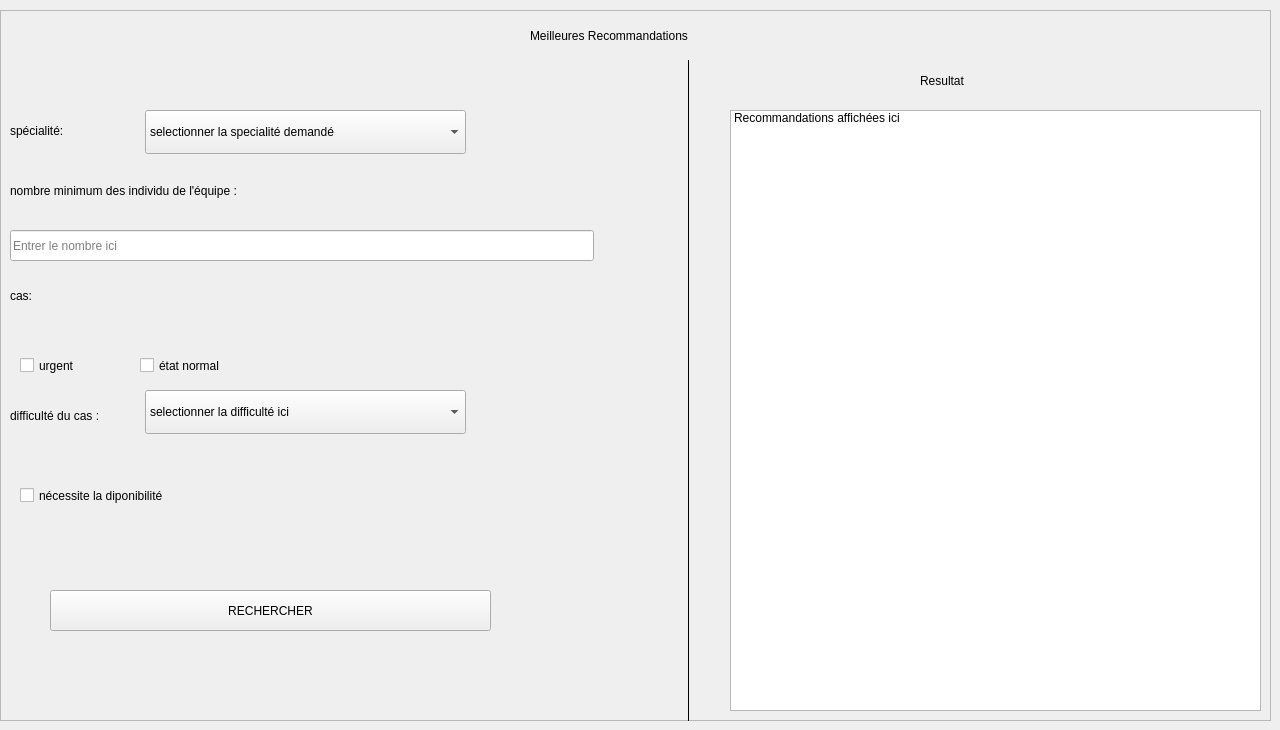
                          <widget class="QWidget" name="sugg">
                            <widget class="QFrame" name="frame_6" native="true">
                              <property name="geometry">
                                <rect>
                                  <x>0</x>
                                  <y>10</y>
                                  <width>1271</width>
                                  <height>711</height>
                                </rect>
                              </property>
                              <property name="frameShape">
                                <enum>QFrame::StyledPanel</enum>
                              </property>
                              <property name="frameShadow">
                                <enum>QFrame::Raised</enum>
                              </property>
                              <widget class="QLabel" name="label_16">
                                <property name="geometry">
                                  <rect>
                                    <x>10</x>
                                    <y>260</y>
                                    <width>81</width>
                                    <height>51</height>
                                  </rect>
                                </property>
                                <property name="text">
                                  <string>cas:</string>
                                </property>
                              </widget>
                              <widget class="QLabel" name="label_17">
                                <property name="geometry">
                                  <rect>
                                    <x>530</x>
                                    <y>0</y>
                                    <width>331</width>
                                    <height>51</height>
                                  </rect>
                                </property>
                                <property name="text">
                                  <string>Meilleures Recommandations</string>
                                </property>
                              </widget>
                              <widget class="QPushButton" name="btnRechercherRecommandationEquipe">
                                <property name="geometry">
                                  <rect>
                                    <x>50</x>
                                    <y>580</y>
                                    <width>441</width>
                                    <height>41</height>
                                  </rect>
                                </property>
                                <property name="text">
                                  <string>RECHERCHER</string>
                                </property>
                              </widget>
                              <widget class="QCheckBox" name="checkBoxRequiertDisponibilite">
                                <property name="geometry">
                                  <rect>
                                    <x>20</x>
                                    <y>460</y>
                                    <width>221</width>
                                    <height>51</height>
                                  </rect>
                                </property>
                                <property name="text">
                                  <string>nécessite la diponibilité</string>
                                </property>
                              </widget>
                              <widget class="QLabel" name="label_18">
                                <property name="geometry">
                                  <rect>
                                    <x>10</x>
                                    <y>100</y>
                                    <width>141</width>
                                    <height>41</height>
                                  </rect>
                                </property>
                                <property name="text">
                                  <string>spécialité:</string>
                                </property>
                              </widget>
                              <widget class="QComboBox" name="comboBoxSpecialiteRecommandation">
                                <property name="geometry">
                                  <rect>
                                    <x>145</x>
                                    <y>100</y>
                                    <width>321</width>
                                    <height>44</height>
                                  </rect>
                                </property>
                                <item>
                                  <property name="text">
                                    <string>selectionner la specialité demandé</string>
                                  </property>
                                </item>
                                <item>
                                  <property name="text">
                                    <string>maintenace</string>
                                  </property>
                                </item>
                                <item>
                                  <property name="text">
                                    <string>production</string>
                                  </property>
                                </item>
                                <item>
                                  <property name="text">
                                    <string>backoffice</string>
                                  </property>
                                </item>
                                <item>
                                  <property name="text">
                                    <string>mécanique</string>
                                  </property>
                                </item>
                                <item>
                                  <property name="text">
                                    <string />
                                  </property>
                                </item>
                              </widget>
                              <widget class="QLabel" name="label_19">
                                <property name="geometry">
                                  <rect>
                                    <x>10</x>
                                    <y>160</y>
                                    <width>571</width>
                                    <height>41</height>
                                  </rect>
                                </property>
                                <property name="text">
                                  <string>nombre minimum des individu de l'équipe :</string>
                                </property>
                              </widget>
                              <widget class="QLineEdit" name="lineEditNbMembresMinRecommandation">
                                <property name="geometry">
                                  <rect>
                                    <x>10</x>
                                    <y>220</y>
                                    <width>584</width>
                                    <height>31</height>
                                  </rect>
                                </property>
                                <property name="placeholderText">
                                  <string>Entrer le nombre ici</string>
                                </property>
                              </widget>
                              <widget class="QCheckBox" name="checkBoxUrgentRecommandation">
                                <property name="geometry">
                                  <rect>
                                    <x>20</x>
                                    <y>330</y>
                                    <width>101</width>
                                    <height>51</height>
                                  </rect>
                                </property>
                                <property name="text">
                                  <string>urgent</string>
                                </property>
                              </widget>
                              <widget class="QCheckBox" name="checkBoxEtatNormalRecommandation">
                                <property name="geometry">
                                  <rect>
                                    <x>140</x>
                                    <y>330</y>
                                    <width>121</width>
                                    <height>51</height>
                                  </rect>
                                </property>
                                <property name="text">
                                  <string>état normal</string>
                                </property>
                              </widget>
                              <widget class="QLabel" name="label_24">
                                <property name="geometry">
                                  <rect>
                                    <x>10</x>
                                    <y>380</y>
                                    <width>231</width>
                                    <height>51</height>
                                  </rect>
                                </property>
                                <property name="text">
                                  <string>difficulté du cas :</string>
                                </property>
                              </widget>
                              <widget class="QListWidget" name="listWidget_3">
                                <property name="geometry">
                                  <rect>
                                    <x>730</x>
                                    <y>100</y>
                                    <width>531</width>
                                    <height>601</height>
                                  </rect>
                                </property>
                                <item>
                                  <property name="text">
                                    <string>Recommandations affichées ici</string>
                                  </property>
                                </item>
                              </widget>
                              <widget class="QFrame" name="line_3">
                                <property name="geometry">
                                  <rect>
                                    <x>680</x>
                                    <y>50</y>
                                    <width>16</width>
                                    <height>661</height>
                                  </rect>
                                </property>
                                <property name="frameShape">
                                  <enum>QFrame::VLine</enum>
                                </property>
                              </widget>
                              <widget class="QLabel" name="label_25">
                                <property name="geometry">
                                  <rect>
                                    <x>920</x>
                                    <y>50</y>
                                    <width>121</width>
                                    <height>41</height>
                                  </rect>
                                </property>
                                <property name="text">
                                  <string>Resultat</string>
                                </property>
                              </widget>
                              <widget class="QComboBox" name="comboBoxDifficulteRecommandation">
                                <property name="geometry">
                                  <rect>
                                    <x>145</x>
                                    <y>380</y>
                                    <width>321</width>
                                    <height>44</height>
                                  </rect>
                                </property>
                                <item>
                                  <property name="text">
                                    <string>selectionner la difficulté ici </string>
                                  </property>
                                </item>
                                <item>
                                  <property name="text">
                                    <string>facile</string>
                                  </property>
                                </item>
                                <item>
                                  <property name="text">
                                    <string>Normal</string>
                                  </property>
                                </item>
                                <item>
                                  <property name="text">
                                    <string>Difficile</string>
                                  </property>
                                </item>
                              </widget>
                            </widget>
                          </widget>
